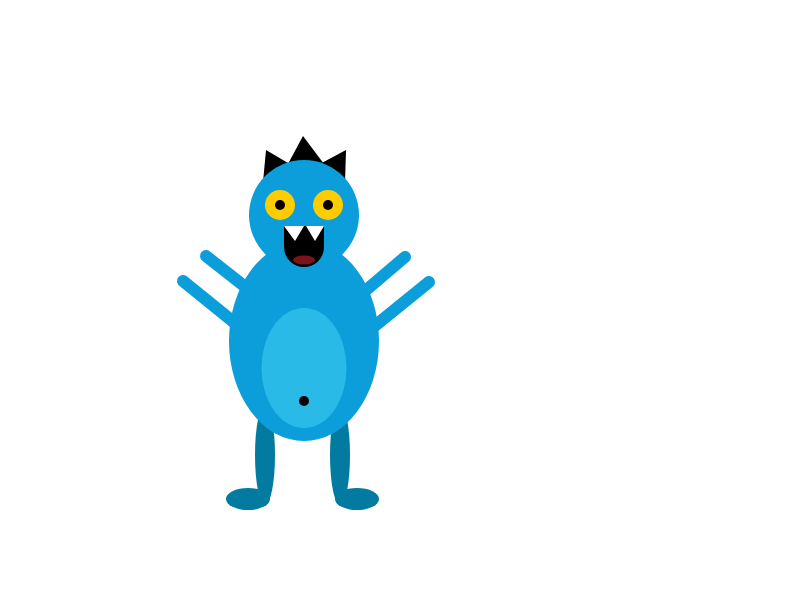
Frame 1 (no input)
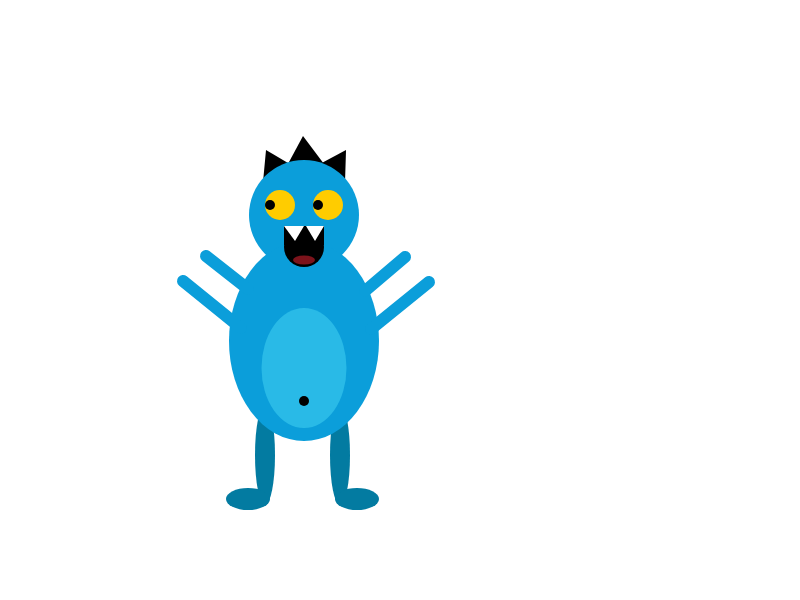
Frame 60 (no input)
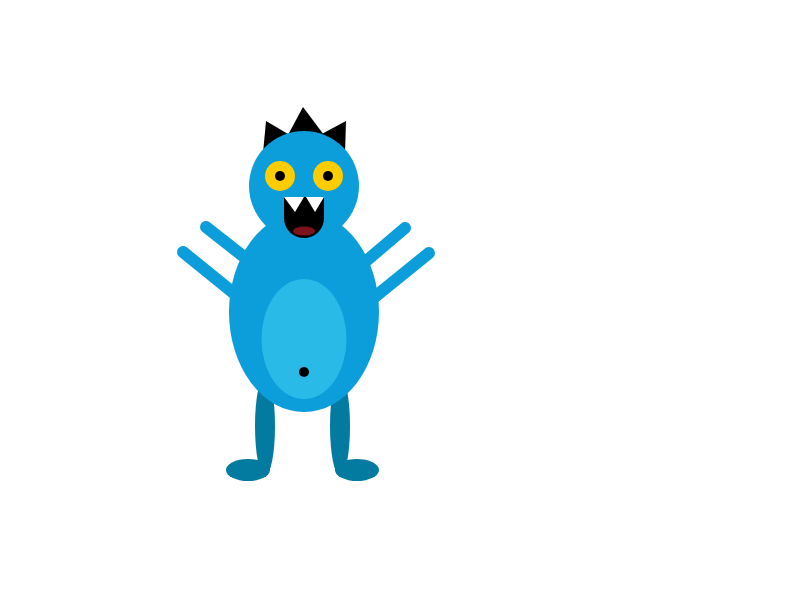
Frame 120 (the mouse pressed at the canvas centre since frame 60)

The p5.js sketch that drew these frames (run headless with seeded random() and noise() and a simulated clock; from frame 60 on, the mouse is pressed at the canvas centre):

// p5.js sketch
// ── sketch.js
/*  Created by Angela Rosette-Tavares
    Program draws a monster and makes his eyes follow mouse or makes him jump if mouse if pressed
    last edit 2/6/17 1:26am
*/ 

function setup() {
  createCanvas(800, 600);
}

var page = 0;
var eyeDirection = 0;
var jumpValue = 0;
var jumpDir = -1;

function draw() {
  background(255);
  fill(0);
  noStroke(); // put here to have stroke on arms only 
  monster(400, 350 + jumpValue); // calls monster function
  // if on starting page eyes follow mouse
  if (page == 0) { 
    if (mouseX > 330) {
      eyeDirection = +10; // eyes go right if mouse is above 350
    } else if (mouseX < 275) {
      eyeDirection = -10; // eyes go left if mouse is below 275
    }
  } 
  // otherwise if not on starting page monster is jumping
  else {
     jumpValue = jumpValue + jumpDir;
      if ((jumpValue > 0) || (jumpValue < -50)) { // moves from 0 position to 50
        // change direction
        jumpDir = jumpDir * -1; // changes direction when 0 or 50 is reached
      }
  }
  // changes from eye moving monster to jumping monster when mouse is clicked
  if (mouseIsPressed) {
    page = 1 - page;
    eyeDirection = 0; // resets eyes to center
  }
}

// building monster from 4 different functions
function monster(x, y) {
  legs(x, y);
  body(x, y);
  eyes(x, y); // calling function and passing parameters to eyes
  pupils(x + eyeDirection, y); // calling function and passing parameters to pupils
  mouth(x, y); // calls mouth function
  arms(x, y); // calls arms
}

// builds legs separate from body in case I want to animate later
function legs(x, y) {
  fill(3, 123, 161); // dark blue
  ellipse(265, y + 105, 20, 100); // left leg
  ellipse(340, y + 105, 20, 100); // right leg
  ellipse(248, y + 149, 44, 22); // left foot
  ellipse(357, y + 149, 44, 22); // right foot
}

// builds monster body
function body(x, y) {
  fill(0);
  triangle(346, y - 200, 345, y - 167, 318, y - 185); // right horn
  triangle(266, y - 200, 305, y - 177, 263, y - 168); // left horn
  triangle(303, y - 214, 324, y - 186, 289, y - 188); // middle horn
  fill(11, 158, 218);// medium blue
  ellipse(x - 96, y -135, 110, 110); // head
  ellipse(x - 96, y - 9, 150, 200); //body
  fill(41, 186, 231); // light blue
  ellipse(x - 96, y + 18, 85, 120); // tummy
  fill(0);
  ellipse(x - 96, y + 51, 10, 10); // belly button
}

// makes the yellow parts of eyes and calls pupils
function eyes(x, y) {
  fill(255, 204, 0);
  ellipse(x - 120, y - 145, 30, 30);
  ellipse(x - 72, y - 145, 30, 30);
}

// makes the pupils separate so they can be moved
function pupils(x, y) {
  fill(0);
  ellipse(x - 120, y - 145, 10, 10);
  ellipse(x - 72, y - 145, 10, 10);
}

// makes the mouth separate in case I want to animate later
function mouth(x, y) {
  fill(0);
  rect(284, y - 124, 40, 19);
  ellipse(304, y - 103, 40, 40);
  fill(124, 19, 27); // burgundy
  ellipse(304, y - 90, 22, 9); // tongue
  fill(255);
  triangle(284, y - 124, 304, y - 124, 295, y - 109); //tooth
  triangle(306, y - 124, 324, y - 124, 315, y - 109); // tooth
}

// draws lines for arms
function arms(x, y) {
  stroke(11, 158, 218); // for the line to have color
  strokeWeight(12.0);
  strokeCap(ROUND);
  line(365, y - 59, 405, y - 93);
  line(371, y - 21, 429, y - 68);
  line(248, y - 61, 206, y - 94);
  line(241, y - 22, 183, y - 69);
}
